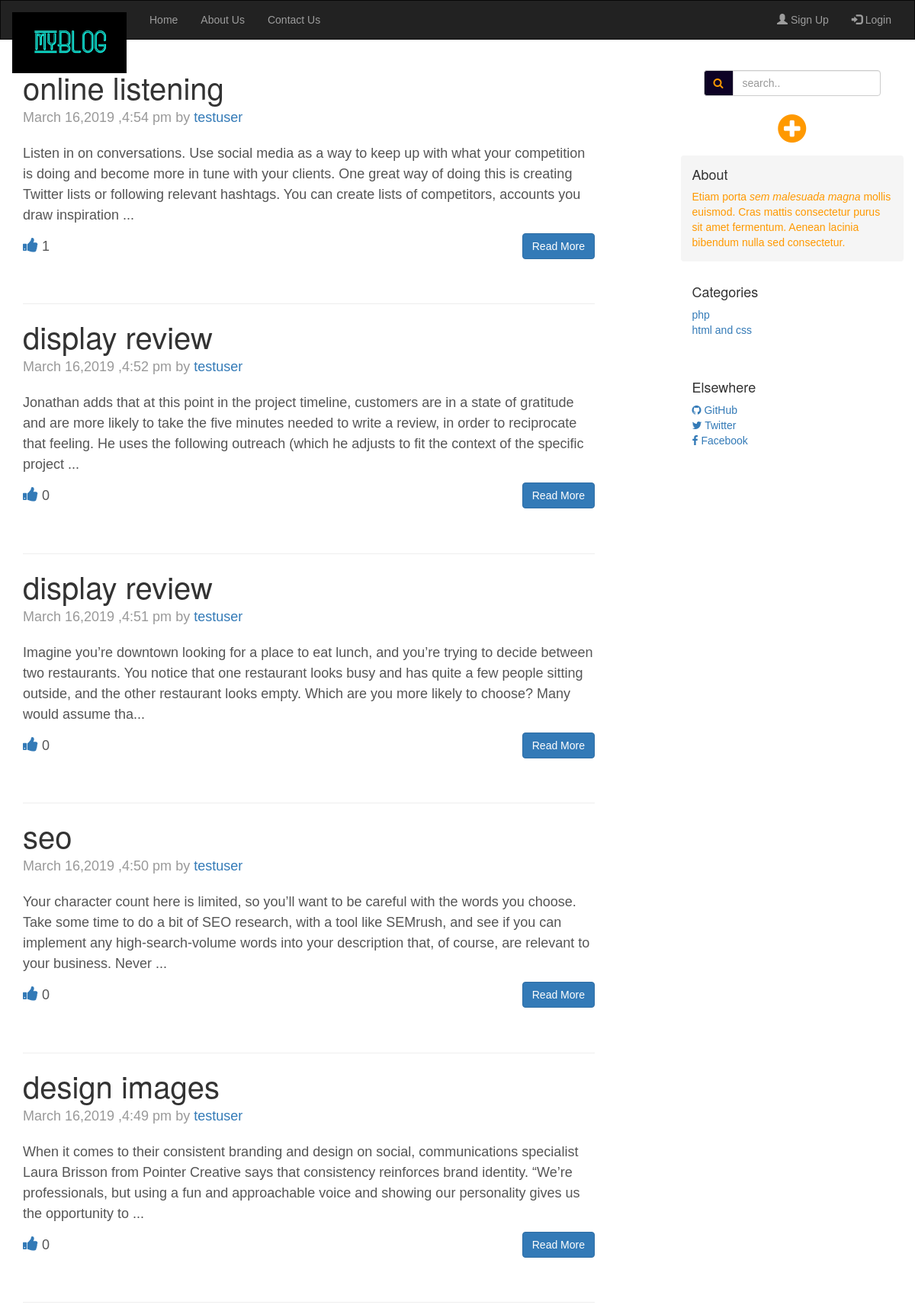
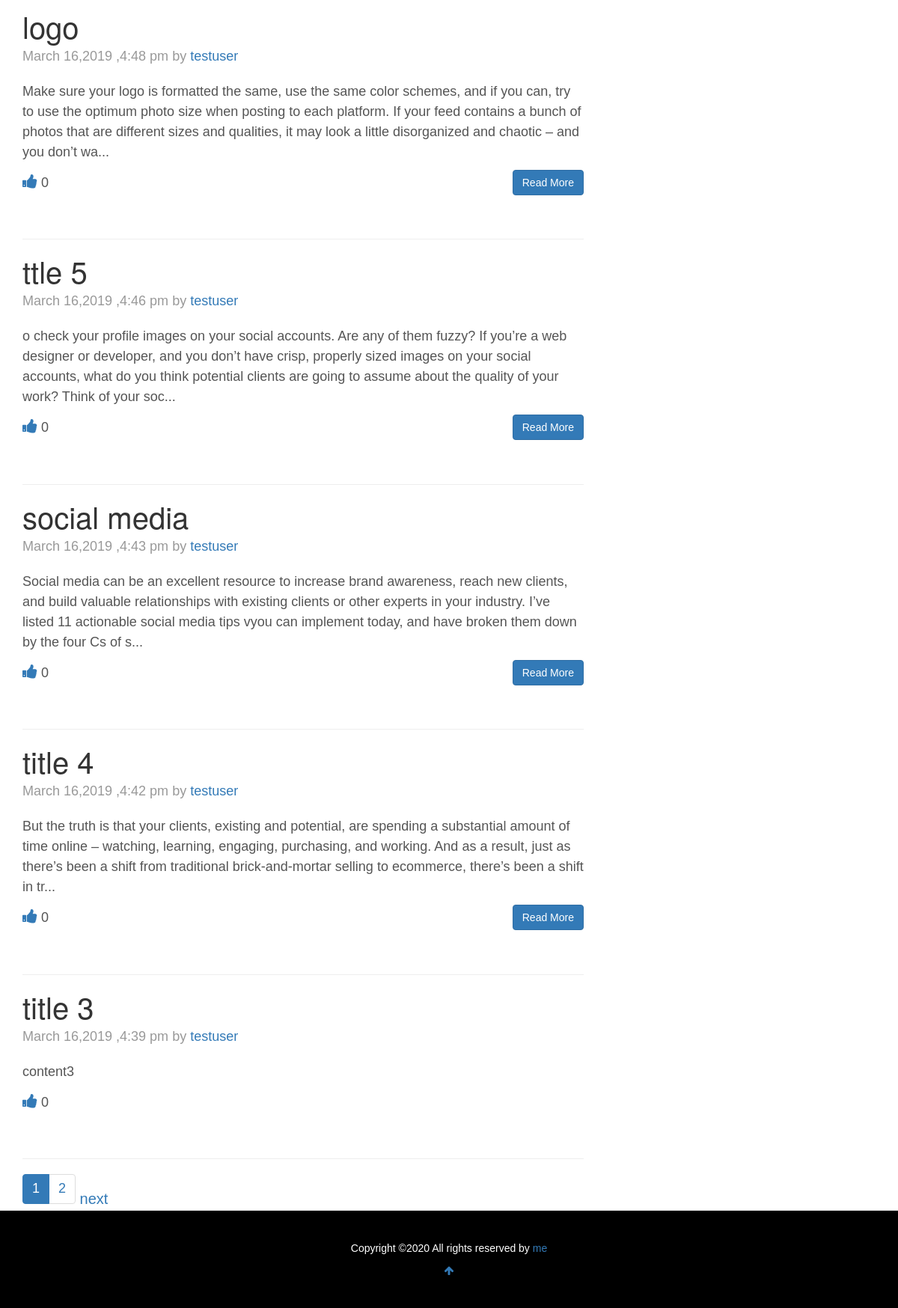
The page / on the database its author committed (2 pictures, top to bottom).
### tables this page shows
CREATE TABLE `posts` (
  `id` int(11) NOT NULL,
  `cat_id` int(11) NOT NULL,
  `title` text NOT NULL,
  `content` text NOT NULL,
  `author` varchar(255) NOT NULL,
  `tags` text NOT NULL,
  `date` timestamp NOT NULL DEFAULT current_timestamp()
);

CREATE TABLE `users` (
  `user_id` int(11) NOT NULL,
  `email` text NOT NULL,
  `name` text NOT NULL,
  `password` text NOT NULL
);

CREATE TABLE `category` (
  `id` int(11) NOT NULL,
  `title` text NOT NULL
);

### includes/header.php (called while the page is built, shortened)
<?php
	include_once "lib/db.php";
	include_once "lib/functions.php";
	$db = new database();
	$query = "select * from posts order by id desc";
	if(isset($_GET["pgno"])){
		$cur_pg=$_GET["pgno"];
	}
	else{
		$cur_pg=1;
	}
	$db->setpage($cur_pg);
		if(isset($_GET["search"]))
			$pager = $db->paging(0,$s);
		else
			$pager = $db->paging(0,"");
	$query .=" limit ".(($cur_pg-1)*10).",10";
	$posts = $posts = $db->select($query);
?>

### index.php (called while the page is built)
<?php
$root = $_SERVER["DOCUMENT_ROOT"];
$project = "myblog";
?>
<?php include_once "project.php" ?>
<?php include_once "$root"."/"."$project"."/includes/header.php" ?>
<?php include_once "$root"."/"."$project"."/includes/nav.php" ?>
<?php include_once "$root"."/"."$project"."/includes/posts.php" ?>

### project.php (called while the page is built)
<?php
$loc = "";
?>

### lib/functions.php (called while the page is built)
<?php
	function formatDate($date){
		return date('F j,Y ,g:i a',strtotime($date));
	}
?>

### includes/posts.php (the view)
<br />
<br />
    <div class="container">
      <div class="row">
        <div class="col-sm-8 blog-main">
			<?php
			if($posts == true){
			while($row = $posts->fetch_array()):
			$anm = $row["author"];
			$query1 = "select * from users where user_id ='$anm'";
			$posts1 = $db->select($query1);
			$row1 = $posts1->fetch_array();
			?>
				<div class='blog-post'>
					<h2 class='blog-post-title'><?php echo $row['title']; ?></h2>
					<p class='blog-post-meta'><?php echo formatDate($row["date"]); ?>
            by <?php echo("<a href='".$loc."pages/author.php?id=".$row1['user_id']."'>".$row1['name']."</a>");?>
					<p><?php echo substr($row["content"],0,300); if(strlen($row["content"]) > 300) echo("...");?></p>
      		<?php
					if(strlen($row["content"]) > 300): ?>
						<a href='single.php?id=<?php echo $row["id"];?>' class='readmore btn btn-primary' style="float:right">Read More </a>
					<?php endif;
					?>
          <?php
			$pid=$row["id"];
			$query2 = "select * from likes where pid='$pid'";
            $posts2 = $db->select($query2);
            $countlike=0;
            if($posts2)
              $countlike = $posts2->num_rows;
          if(isset($_SESSION["uid"])){
            $uid=$_SESSION["uid"];
            $query1 = "select * from likes where uid ='$uid' and pid='$pid'";
            $posts1 = $db->select($query1);
            if($posts1)
              echo("<span class='liker1'><big><i class='fa fa-thumbs-up txt-yellow'></i></big></span> $countlike");
            else {
              echo("<big><a href='".$loc."pages/chklike.php?u=".$uid."&p=".$pid."' id='liker2'><i class='fa fa-thumbs-up text-primary'></i></a></big> $countlike");
            }
          }
        else{
          echo("<big><a href='".$loc."logsign/login.php'><i class='fa fa-thumbs-up text-primary'></i></a></big> $countlike");
        }
          ?>
				</div>
				<hr />
			<?php
			endwhile;
echo $pager;
			?>
			<?php
				}
			else{
				echo("<div class = 'alert alert-warning'>Sorry,no posts found ...</div>");
			}
			?>
        </div>
<?php include_once "includes/footer.php" ?>

### lib/db.php (shortened to what this page needs)
<?php
	class database{
		private $dbh = dbh;
		private $dbu = dbu;
		private $dbp = dbp;
		private $data = data;
		private $link;
		private $pageno;
		private function connect(){
			$this->link = new mysqli($this->dbh,$this->dbu,$this->dbp,$this->data);
		}
		public function select($query){
			$result = $this->link->query($query);
			if($result->num_rows > 0){
				return $result;
			}
			else{
				return false;
			}
		}
		public function paging($cat,$s){
			$query = "select * from posts";
			if($cat > 0){
				$query = $query." where cat_id = ".$cat;
				$pgnm = "category.php";
			}
			else{
				$pgnm = "index.php";
			}
			$result = $this->link->query($query);
			$tot_rows = $result->num_rows;
			$tot_pages = ceil($tot_rows/10);
			$page_list = "";
			if($tot_pages>1){
				$page_list .= "<ul class = 'pagination' style='margin:0px'>";
				for($i = $this->pageno-3;$i<$this->pageno;$i++)
					if($i>0)
						if($cat>0)
							$page_list .= "<li><a href = '".$pgnm."?id=".$cat."&pgno=".$i."'>".$i."</a></li>";
						elseif($s!="" && $s!=null)
							$page_list .= "<li><a href = '".$pgnm."?search=".$s."&pgno=".$i."'>".$i."</a></li>";
						else
							$page_list .= "<li><a href = '".$pgnm."?pgno=".$i."'>".$i."</a></li>";
				if($cat>0)
					$page_list .= "<li class='active'><a href ='".$pgnm."?id=".$cat."&pgno=".$i."'>".$i."</a></li>";
				elseif($s!="" && $s!=null)
					$page_list .= "<li class='active'><a href ='".$pgnm."?search=".$s."&pgno=".$i."'>".$i."</a></li>";
				else
					$page_list .= "<li class='active'><a href ='".$pgnm."?pgno=".$i."'>".$i."</a></li>";
				for($i = $i+1;$i<=$tot_pages && $i<$this->pageno+3;$i++)
						if($cat>0)
							$page_list .= "<li><a href = '".$pgnm."?id=".$cat."&pgno=".$i."'>".$i."</a></li>";
						elseif($s!="" && $s!=null)
							$page_list .= "<li><a href = '".$pgnm."?search=".$s."&pgno=".$i."'>".$i."</a></li>";
						else
							$page_list .= "<li><a href = '".$pgnm."?pgno=".$i."'>".$i."</a></li>";
				$page_list .= "</ul>";
				if($tot_pages>$this->pageno){
					$this->next =$this->pageno+1;
					if($cat>0)
						$page_list .="<a href ='".$pgnm."?id=".$cat."&pgno=".$this->next."'><span style='font-size:20px'> next </span></a>";
					elseif($s!="" && $s!=null)
						$page_list .="<a href ='".$pgnm."?search=".$s."&pgno=".$this->next."'><span style='font-size:20px'> next </span></a>";
					else
						$page_list .="<a href ='".$pgnm."?pgno=".$this->next."'><span style='font-size:20px'> next </span></a>";
				}
			}
			return $page_list;
		}
		public function setpage($p){
			$this->pageno = $p;
		}
	}
?>

### includes/nav.php (shortened to what this page needs)
<!doctype html>
<html lang="en">
  <head>
    <link rel="stylesheet" href="https://maxcdn.bootstrapcdn.com/bootstrap/3.4.0/css/bootstrap.min.css">
<link rel="stylesheet" href="https://cdnjs.cloudflare.com/ajax/libs/font-awesome/4.7.0/css/font-awesome.min.css">
	<?php echo("<link href='".$loc."css/main.css' rel='stylesheet'>");?>
	<?php echo("<link href='".$loc."css/log.css' rel='stylesheet'>");?>
	<?php echo("<link href='".$loc."css/add.css' rel='stylesheet'>");?>
  </head>
  <body>
 <div class ="blog-masthead">
 <nav class="navbar navbar-inverse" style="margin:0px;border-radius:0px">
  <div class="container-fluid">
    <div class="navbar-header">
		<?php echo("<a class='navbar-brand' href ='".$loc."index.php'><img src ='".$loc."images/logo.jpeg' width=150px></a>");?>
    </div>
    <div class="collapse navbar-collapse" id="myNavbar">
      <ul class="nav navbar-nav">
		<?php echo("<li><a href ='".$loc."index.php'>Home</a></li>");?>
		<?php echo("<li><a href ='".$loc."pages/about.php'>About Us</a></li>");?>
		<?php echo("<li><a href ='".$loc."pages/contact.php'>Contact Us</a></li>");?>
      </ul>
      <ul class="nav navbar-nav navbar-right">
        <?php
		if(!isset($_SESSION["uid"])){
			echo("<li><a href='".$loc."logsign/signup.php'><span class='glyphicon glyphicon-user'></span> Sign Up</a></li>");
			echo("<li><a href='".$loc."logsign/login.php'><span class='glyphicon glyphicon-log-in'></span> Login</a></li>");
		}
		?>
      </ul>
    </div>
  </div>
</nav>
</div>

### includes/footer.php
<?php
	$db = new database();
	$query = "select * from category";
	$cat = $db->select($query);
?>
        <div class="col-sm-3 col-sm-offset-1 blog-sidebar">
			<div class="container-fluid">
			<form action ="index.php" method="get">
				<div class="sbar input-group pull-right">
					<span class="sicon input-group-addon bg-blu" style="color:#ff9900"><i class='fa fa-search'></i></span>
					<input type="text" class="sinput form-control" id="search" name="search" placeholder="search..">
				</div>
			</form>
			</div>
			<br />
			<center><h1><big>
				<?php echo("<a href='".$loc."posts/add.php'><i class ='fa fa-plus-circle' style='color:#ff9900;'></i></a>");?>
			</big></h1></center>
          <div class="sidebar-module sidebar-module-inset txt-yellow">
            <h4>About</h4>
            <p>Etiam porta <em>sem malesuada magna</em> mollis euismod. Cras mattis consectetur purus sit amet fermentum. Aenean lacinia bibendum nulla sed consectetur.</p>
          </div>
          <div class="sidebar-module">
            <h4>Categories</h4>
            <ol class="list-unstyled">
			<?php while($row = $cat->fetch_array()):?>
              <li><a href="category.php?id=<?php echo($row['id']); ?>"><?php echo($row["title"]); ?></a></li>
            <?php endwhile;?>
            </ol>
          </div>
          <div class="sidebar-module">
            <h4>Elsewhere</h4>
            <ol class="list-unstyled">
              <li><a href="#"><i class="fa fa-github"></i> GitHub</a></li>
              <li><a href="#"><i class="fa fa-twitter"></i> Twitter</a></li>
              <li><a href="#"><i class = "fa fa-facebook"></i> Facebook</a></li>
            </ol>
          </div>
        </div>
      </div>
    </div>
    <footer class="blog-footer" style="background:black;color:#fff">
      <p>Copyright &copy;<script>document.write(new Date().getFullYear());</script> All rights reserved by <a target="_blank" href="http://nikita-portfolio.ml">me</a></p>
      <p>
        <a href="#"><i class="fa fa-arrow-up"></i></a>
      </p>
    </footer>
    </body>
</html>

### css/main.css (style rules this page uses)
body { font-family: Georgia, "Times New Roman", Times, serif; color: #555; }
h1, .h1, h2, .h2, h3, .h3, h4, .h4, h5, .h5, h6, .h6 { margin-top: 0; font-family: "Helvetica Neue", Helvetica, Arial, sans-serif; font-weight: 400; color: #333; }
.bg-blu { background:#0D0225; }
.txt-yellow { color:#ff9900; }
.sinput { width: 10px; -webkit-transition: width 0.4s ease-in-out; transition: width 0.4s ease-in-out; }
.blog-masthead { background-color: #428bca; -webkit-box-shadow: inset 0 -2px 5px rgba(0, 0, 0, .1); box-shadow: inset 0 -2px 5px rgba(0, 0, 0, .1); margin-bottom:0px; border =0; }
.blog-main { font-size: 18px; line-height: 1.5; }
.sidebar-module { padding: 15px; margin: 0 -15px 15px; }
.sidebar-module-inset { padding: 15px; background-color: #f5f5f5; border-radius: 4px; }
.sidebar-module-inset p:last-child, .sidebar-module-inset ul:last-child, .sidebar-module-inset ol:last-child { margin-bottom: 0; }
.blog-post { margin-bottom: 60px; }
.blog-post-title { margin-bottom: 5px; font-size: 40px; }
.blog-post-meta { margin-bottom: 20px; color: #999; }
.blog-footer { padding: 40px 0; color: #999; text-align: center; background-color: #f9f9f9; border-top: 1px solid #e5e5e5; }
.blog-footer p:last-child { margin-bottom: 0; }

### css/log.css (style rules this page uses)
* { margin: 0; padding: 0; font-family: sans-serif; }

### css/add.css (style rules this page uses)
.bg-blu { background:#0D0225; }
.txt-yellow { color:#ff9900; }

### rows shown on the page
posts: title "online listening", date "March 16,2019 ,4:54 pm", users.name "testuser", content "Listen in on conversations. Use social media as a way to keep up with what your competition is doing and become more in tune with your clients. One great way of doing this is creating Twitter lists or following relevant hashtags. You can create lists of competitors, accounts you draw inspiration", countlike "1"
posts: title "display review", date "March 16,2019 ,4:52 pm", users.name "testuser", content "Jonathan adds that at this point in the project timeline, customers are in a state of gratitude and are more likely to take the five minutes needed to write a review, in order to reciprocate that feeling. He uses the following outreach (which he adjusts to fit the context of the specific project", countlike "0"
posts: title "display review", date "March 16,2019 ,4:51 pm", users.name "testuser", content "Imagine you’re downtown looking for a place to eat lunch, and you’re trying to decide between two restaurants. You notice that one restaurant looks busy and has quite a few people sitting outside, and the other restaurant looks empty. Which are you more likely to choose? Many would assume tha", countlike "0"
posts: title "seo", date "March 16,2019 ,4:50 pm", users.name "testuser", content "Your character count here is limited, so you’ll want to be careful with the words you choose. Take some time to do a bit of SEO research, with a tool like SEMrush, and see if you can implement any high-search-volume words into your description that, of course, are relevant to your business. Never", countlike "0"
posts: title "design images", date "March 16,2019 ,4:49 pm", users.name "testuser", content "When it comes to their consistent branding and design on social, communications specialist Laura Brisson from Pointer Creative says that consistency reinforces brand identity. “We’re professionals, but using a fun and approachable voice and showing our personality gives us the opportunity to", countlike "0"
posts: title "logo", date "March 16,2019 ,4:48 pm", users.name "testuser", content "Make sure your logo is formatted the same, use the same color schemes, and if you can, try to use the optimum photo size when posting to each platform. If your feed contains a bunch of photos that are different sizes and qualities, it may look a little disorganized and chaotic – and you don’t wa", countlike "0"
posts: title "ttle 5", date "March 16,2019 ,4:46 pm", users.name "testuser", content "o check your profile images on your social accounts. Are any of them fuzzy? If you’re a web designer or developer, and you don’t have crisp, properly sized images on your social accounts, what do you think potential clients are going to assume about the quality of your work? Think of your soc", countlike "0"
posts: title "social media", date "March 16,2019 ,4:43 pm", users.name "testuser", content "Social media can be an excellent resource to increase brand awareness, reach new clients, and build valuable relationships with existing clients or other experts in your industry. I’ve listed 11 actionable social media tips vyou can implement today, and have broken them down by the four Cs of s", countlike "0"
posts: title "title 4", date "March 16,2019 ,4:42 pm", users.name "testuser", content "But the truth is that your clients, existing and potential, are spending a substantial amount of time online – watching, learning, engaging, purchasing, and working. And as a result, just as there’s been a shift from traditional brick-and-mortar selling to ecommerce, there’s been a shift in tr", countlike "0"
posts: title "title 3", date "March 16,2019 ,4:39 pm", users.name "testuser", content "content3", countlike "0"
category: title "php"
category: title "html and css"

### other values the page prints
$i "1"
